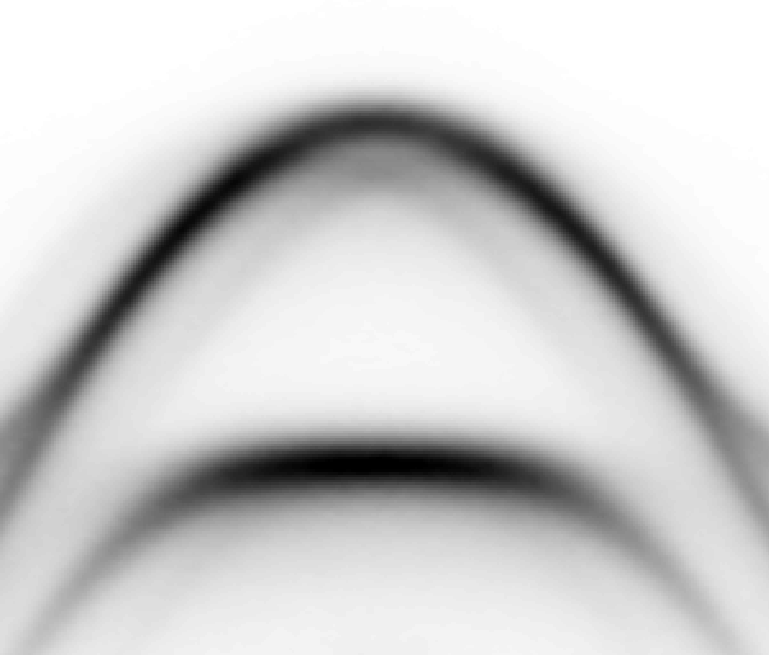
#> input picture 0_simple_model/figs_png/cut_KGK_Moire_v1.png, 769 x 655 px, found by its file name
$ python proof.py
#> lines starting #> are read from the running program, lines starting #| are printed output that depends on the picture; long printed decimals are rounded
import numpy as np
from PIL import Image
import matplotlib.pyplot as plt
s_ = 15
from scipy.optimize import curve_fit

#figname = "/home/dario/Desktop/git/MoireBands/0_simple_model/figs_png/cut_KGK_Moire.png"
figname = "/home/dario/Desktop/git/MoireBands/0_simple_model/figs_png/cut_KGK_Moire_v1.png"

im = Image.open(figname)
#> im is the input picture: PIL image 769x655 RGBA; mean R, G, B, A 204.4, 204.4, 204.4, 255

pic = np.array(np.asarray(im))

len_e, len_k, z = pic.shape
#> len_e = 655; len_k = 769; z = 4

print(len_e,len_k)
#| 655 769
K_i = -0.5
K_f = 0.5
E_i = -0.95#-0.55
E_f = -1.7#-1.25

plt.figure(figsize=(20,20))
#Cut at given E
plt.subplot(1,3,1)
y1 = 150#200
X = np.arange(len_k)
#> X = 769 values from 0 to 768
Y = 256-pic[len_e-y1,:,0]
#> Y = 769 values, max 163 at index 182, min 39 at index 674, mean 101.4
def l2(x,w1,s1,p1,w2,s2,p2):#,w3,s3,p3):    #lorentz
    return w1/((x-p1)**2+s1**2) +w2/((x-p2)**2+s2**2) #+ w3/((x-p3)**2+s3**2)
def l3(x,w1,s1,p1,w2,s2,p2,w3,s3,p3):    #lorentz
    return w1/((x-p1)**2+s1**2) +w2/((x-p2)**2+s2**2) + w3/((x-p3)**2+s3**2)

def g2(x,w1,s1,p1,w2,s2,p2):#,w3,s3,p3):    #gauss
    return w1*np.exp(-((x-p1)/s1)**2) + w2*np.exp(-((x-p2)/s2)**2) #+ w3*np.exp(-((x-p3)/s3)**2)
def g3(x,w1,s1,p1,w2,s2,p2,w3,s3,p3):    #gauss
    return w1*np.exp(-((x-p1)/s1)**2) + w2*np.exp(-((x-p2)/s2)**2) + w3*np.exp(-((x-p3)/s3)**2)

if 0:       #gauss
    plt.title("Gauss")
    if 0:   #2 peaks
        print("gauss, 2 peaks")
        fun = g2
        x = 190
        popt,pcov = curve_fit(fun,X[:x],Y[:x],p0=[80,10,100,230,10,200],#,150,20,250],
                bounds = (  (10 ,0  ,50 ,100,0  ,140),#,100,0  ,180),
                            (120,100,150,250,100,200)#,200,80,270)
                    )
                )
    else:   #3 peaks
        print("gauss, 3 peaks")
        fun = g3
        x = 280
        popt,pcov = curve_fit(fun,X[:x],Y[:x],p0=[80,10,100,230,10,200,150,20,250],
                bounds = (  (10 ,0  ,50 ,100,0  ,140,100,0  ,180),
                            (120,100,150,250,100,200,200,80,270)
                    )
                )
else:   #lorentz
    plt.title("Constant E="+"{:.2f}".format(E_f+y1/len_e*(E_i-E_f))+" eV cut")
    if 0:   #2 peaks
        print("lorentz, 2 peaks")
        fun = l2
        x = 190
        popt,pcov = curve_fit(fun,X[:x],Y[:x],p0=[80000,10,100,230000,10,200],#,150000,20,250],
                bounds = (  (10 ,0  ,50 ,100,0  ,140),#,100,0  ,180),
                            (1e8,50,150,1e8,50,200)#,1e8,80,270)
                    )
                )
    else:   #3 peaks
        print("lorentz, 3 peaks")
        fun = l3
        x = 320#280     #end_pixel in k direction for fit
        popt,pcov = curve_fit(fun,X[:x],Y[:x],p0=[80000,10,50,230000,10,160,150000,20,250],
                bounds = (  (10 ,0  ,0 ,100,0  ,140,100,0  ,200),
                            (1e8,50,100,1e8,50,180,1e8,80,270)
                    )
                )
#> popt = [55834.1, 23.24, 1.74, 283313.1, 48.4, 173.8, 661193.3, 80, 270]
txt_par = ["w1","s1","p1","w2","s2","p2","w3","s3","p3"]
print("Constant3 E plot:")
for i in range(len(popt)):
    print(txt_par[i]+" ",popt[i])
#> this loop made 9 passes
#| w1  55834.147
#| s1  23.239
#| p1  1.740
#| w2  283313.087
#| s2  48.404
#| p2  173.787
#| w3  661193.274
#| s3  80.000
#> (further printed lines are left out)

print("Distance between first two peaks: ",abs(popt[2]-popt[5])/len_k)
#| Distance between first two peaks:  0.2237
plt.plot(X,Y,'b')
plt.plot(X[:x],fun(X[:x],*popt),'r',label='rw='+"{:.1f}".format(popt[0]/popt[3]*100)+"%")
#plt.xticks([0,len_k//2,len_k],["{:.2f}".format(K_i),"{:.2f}".format((K_i+K_f)/2),"{:.2f}".format(K_f)])
plt.xlabel(r"$\mathring{A}^{-1}$",size=s_)
weights = np.array([popt[0],popt[3]])
#> weights = [55834.1, 283313.1]
W1 = (weights/np.max(weights))[0]
#> W1 = 0.197
print("Relative weight: ",W1)
#| Relative weight:  0.1971
plt.legend(fontsize=s_)

#Cut at given k
plt.subplot(1,3,2)
y2 = int(popt[5])       #index of k where to take the cut
#> y2 = 173
X = np.arange(len_e)
#> X = 655 values from 0 to 654
Y = 256-np.flip(pic[:,y2,0])
#> Y = 655 values, max 241 at index 413, min 1 at index 586, mean 57.54

if 0:   #gauss
    plt.title("Gauss")
    x = 170
    fun = g2
    popt2,pcov = curve_fit(fun,X[x:],Y[x:],p0=[160,10,160,260,10,260],
            bounds = (  (50 ,0  ,100,50 ,0  ,200),
                        (500,100,250,500,100,350)
                )
            )
else:   #lorentz
    plt.title("Constant K="+"{:.2f}".format(K_i+y2/len_k*(K_f-K_i))+r" $\mathring{A}^{-1}$"+" cut")
    if 0:   #2 peaks
        x = 170
        x_e = -1
        fun = l2
        popt2,pcov = curve_fit(fun,X[x:x_e],Y[x:x_e],p0=[150,10,193,80,10,288],
                bounds = (  (10 ,0  ,50 ,10 ,0  ,250),
                            (1e8,200,250,1e8,200,350)
                    )
                )
    else:   #3 peaks
        x = 50
        x_e = -1
        fun = l3
        popt2,pcov = curve_fit(fun,X[x:x_e],Y[x:x_e],p0=[570000,10,193,25832,10,288,300000,50,150],
                bounds = (  (10 ,0  ,50 ,10 ,0  ,250,10 ,0  ,x),
                            (1e8,200,250,1e8,200,350,1e8,200,180)
                    )
                )
#> popt2 = [19533.9, 14.4, 164.5, 1472231.6, 126.5, 350, 47815.3, 21.91, 137.5]
print("\nConstant K plot:")
for i in range(len(popt2)):
    print(txt_par[i]+" ",popt2[i])

plt.plot(X,Y,'g')
plt.plot(X[x:],fun(X[x:],*popt2),'r',label='rw='+"{:.1f}".format(popt2[3]/popt2[0]*100)+"%")
plt.xticks([0,len_e//2,len_e],["{:.2f}".format(E_i),"{:.2f}".format((E_i+E_f)/2),"{:.2f}".format(E_f)])
plt.xlabel("eV",size=s_)
weights = np.array([popt2[0],popt2[3]])
#> weights = [19533.9, 1472231.6]
W2 = (weights/np.max(weights))[1]
#> W2 = 1
print("Relative weight: ",W2)
#| Relative weight:  1.0
plt.legend(fontsize=s_)


#Figure meshgrid
plt.subplot(2,3,3)
pic2 = np.flip(pic,axis=0)
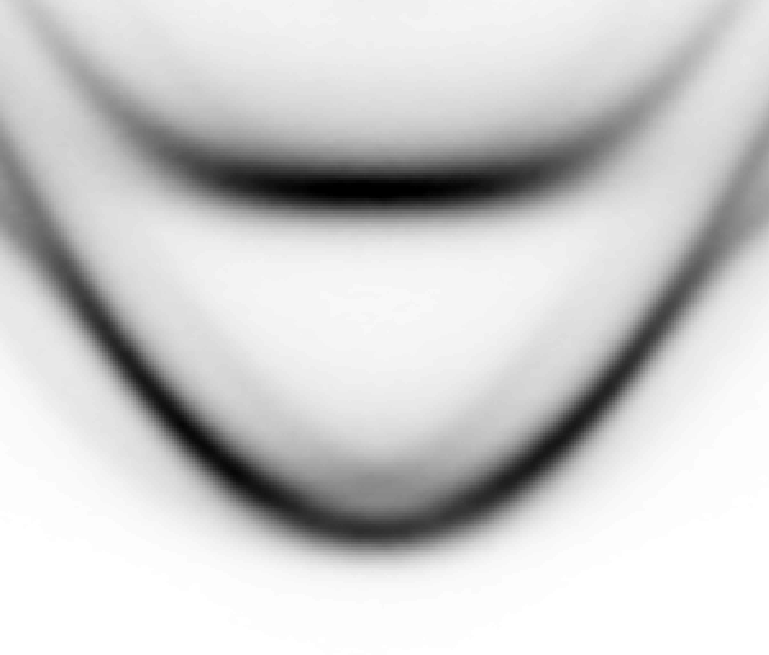
#> pic2: shape (655, 769, 4); mean R, G, B, A 204.4, 204.4, 204.4, 255

im = Image.fromarray(pic2)
plt.imshow(im)
plt.hlines(y1,0,len_k,color='b')
plt.vlines(y2,0,len_e,color='g')
plt.xticks([0,len_k//2,len_k],["{:.2f}".format(K_i),"{:.2f}".format((K_i+K_f)/2),"{:.2f}".format(K_f)])
plt.xlabel(r"$\mathring{A}^{-1}$",size=s_)
plt.yticks([0,len_e//2,len_e],["{:.2f}".format(E_i),"{:.2f}".format((E_i+E_f)/2),"{:.2f}".format(E_f)])
plt.ylabel("eV",size=s_)

plt.xlim(0,len_k)
plt.ylim(0,len_e)

if 1:
    #Intensities

    DE = (1.25-0.55)/len_e*abs(popt2[2]-popt2[5])*1000
#> DE = 198.3
    list_V = np.linspace(1,50,101)
    rw = []
    for V in list_V:
        a = np.sqrt((DE/2/V)**2-1)      #dE/2/V
    #    rw_t = (a**2+1-a*np.sqrt(1+a**2))/(a**2+1+a*np.sqrt(1+a**2))
        rw_t = (a-np.sqrt(a**2+1))**(2)
        rw.append(rw_t)
#> this loop made 101 passes
#> (a, rw_t) on passes 1 to 12: (99.13, 2.54e-05), (66.53, 5.65e-05), (50.06, 9.97e-05), (40.12, 0.000155), (33.48, 0.000223), (28.72, 0.000303), (25.14, 0.000395), (22.36, 0.0005), (20.12, 0.000617), (18.3, 0.000746), (16.77, 0.000887), (15.48, 0.00104)
#> after the loop, rw = 101 values from 2.54e-05 to 0.0733
    #print("V=",V)
    print("Distance in energy between the two peaks: ",DE)
#| Distance in energy between the two peaks:  198.270
    #print("dE=",dE)
    #print("rel weight=",rw)
    plt.subplot(2,3,6)
    plt.plot(list_V,np.array(rw)*100,color='orange',label="relative weight(squared)")
    plt.plot(list_V,np.sqrt(np.array(rw))*100,color='pink',label="relative weight(lin)")
    mean_W = (W1+W2)/2
#> mean_W = 0.599
    plt.hlines(W1*100,list_V[0],list_V[-1],color='b')
    plt.hlines(W2*100,list_V[0],list_V[-1],color='g')
    plt.legend(fontsize=s_)
    plt.xlabel("V",size=s_)
    plt.ylabel("RW",size=s_)


plt.show()
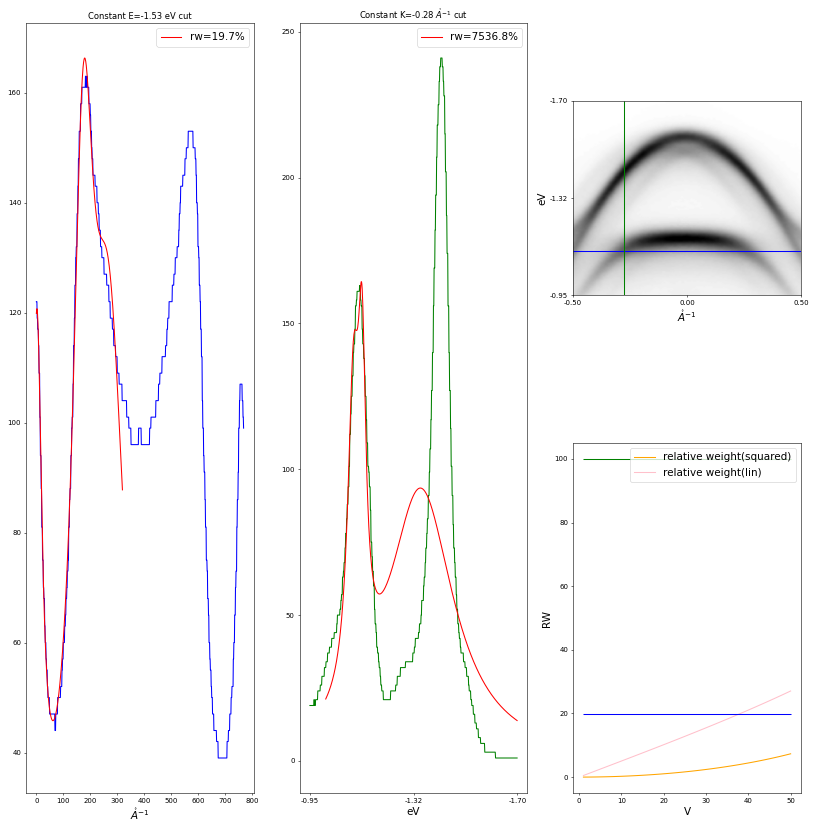
#> figure drawn by matplotlib, 4 panels; panel 1: curve peaks at x = 182, y = 163; panel 1: curve peaks at x = 179, y = 166.3; panel 2: curve peaks at x = 413, y = 241; panel 2: curve peaks at x = 162, y = 164.3

$ run again, with 0_simple_model/figs_png/cut_KGK_Moire.png copied over 0_simple_model/figs_png/cut_KGK_Moire_v1.png
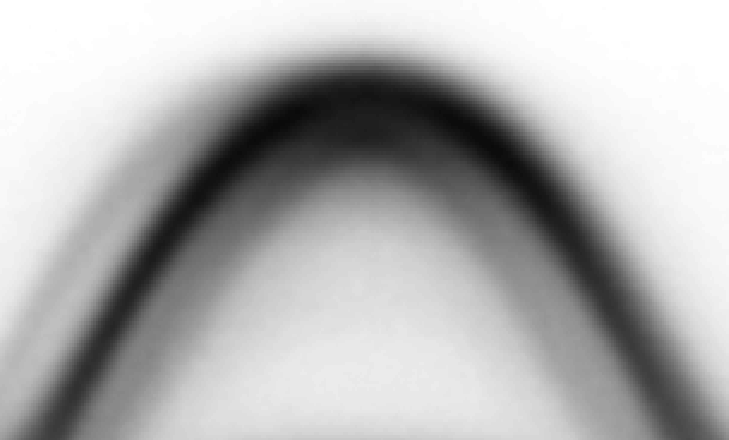
#> input picture 0_simple_model/figs_png/cut_KGK_Moire.png, 729 x 440 px, found by its file name
#> im is the input picture: PIL image 729x440 RGBA; mean R, G, B, A 177, 177, 177, 255
#| 440 729
#> `Y = 256-pic[len_e-y1,:,0]`: Y = 729 values, max 220 at index 127, min 13 at index 726, mean 85.84
#> popt = [7986.8, 14.62, 46.47, 329672.3, 41.92, 140, 278275, 72.63, 229.3]
#> the loop `for i in range(len(popt)):` made 9 passes
#| w1  7986.786
#| s1  14.619
#| p1  46.473
#| w2  329672.257
#| s2  41.918
#> (further printed lines are left out)
#| Distance between first two peaks:  0.1283
#> `weights = np.array([popt[0],popt[3]])`: weights = [7986.8, 329672.3]
#> W1 = 0.0242
#| Relative weight:  0.02423
#> y2 = 140
#> `Y = 256-np.flip(pic[:,y2,0])`: Y = 440 values, max 223 at index 156, min 1 at index 418, mean 92.82
#> popt2 = [518393.4, 49.74, 163.7, 35994.5, 26.55, 274.8, 183417.9, 48.6, 62.62]
#> the loop `for i in range(len(popt2)):` made 9 passes
#| w1  518393.400
#| s1  49.743
#| p1  163.663
#| w2  35994.474
#| s2  26.553
#> (further printed lines are left out)
#> `weights = np.array([popt2[0],popt2[3]])`: weights = [518393.4, 35994.5]
#> W2 = 0.0694
#| Relative weight:  0.06943
#> `pic2 = np.flip(pic,axis=0)`:
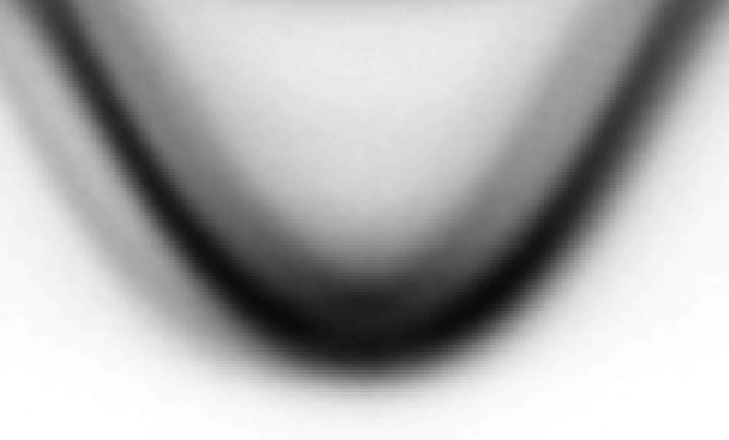
#> pic2: shape (440, 729, 4); mean R, G, B, A 177, 177, 177, 255
#> DE = 176.9
#> the loop `for V in list_V:` made 101 passes
#> (a, rw_t) on passes 1 to 8: (88.43, 3.2e-05), (59.35, 7.1e-05), (44.65, 0.000125), (35.79, 0.000195), (29.86, 0.00028), (25.61, 0.000381), (22.42, 0.000497), (19.94, 0.000628)
#> after the loop `for V in list_V:`: rw = 101 values from 3.2e-05 to 0.096
#| Distance in energy between the two peaks:  176.875
#> mean_W = 0.0468
#> `plt.show()`:
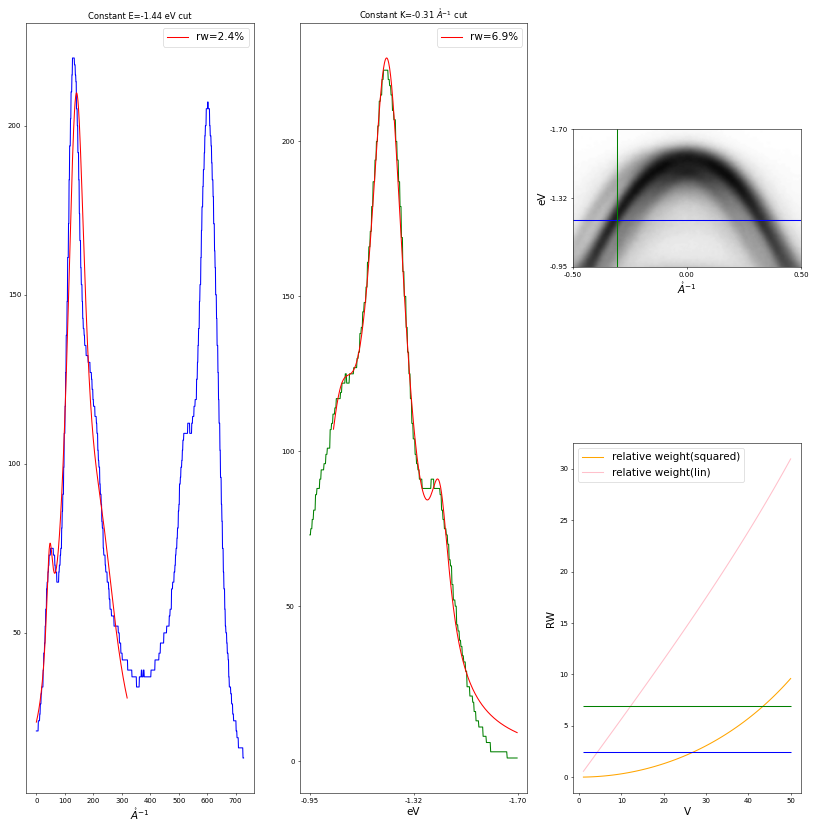
#> figure drawn by matplotlib, 4 panels; panel 1: curve peaks at x = 127, y = 220; panel 1: curve peaks at x = 141, y = 209.7; panel 2: curve peaks at x = 156, y = 223; panel 2: curve peaks at x = 163, y = 226.9
